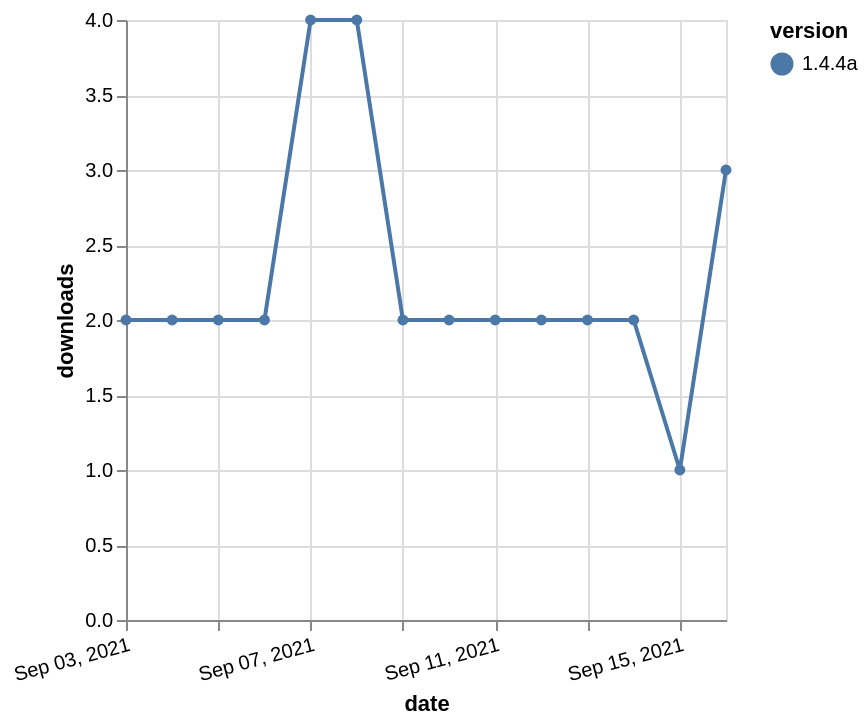

Source (Vega-Lite JSON):
### Vega-Lite specification from a JSON file in a GitHub repository (floating-point values rounded to 4 significant figures)
{"$schema": "https://vega.github.io/schema/vega-lite/v5.json", "description": "A simple bar chart with embedded data.", "data": {"values": [{"date": "2021-09-03", "total": 2574, "delta": 2, "version": "1.4.4a"}, {"date": "2021-09-04", "total": 2576, "delta": 2, "version": "1.4.4a"}, {"date": "2021-09-05", "total": 2578, "delta": 2, "version": "1.4.4a"}, {"date": "2021-09-06", "total": 2580, "delta": 2, "version": "1.4.4a"}, {"date": "2021-09-07", "total": 2584, "delta": 4, "version": "1.4.4a"}, {"date": "2021-09-08", "total": 2588, "delta": 4, "version": "1.4.4a"}, {"date": "2021-09-09", "total": 2590, "delta": 2, "version": "1.4.4a"}, {"date": "2021-09-10", "total": 2592, "delta": 2, "version": "1.4.4a"}, {"date": "2021-09-11", "total": 2594, "delta": 2, "version": "1.4.4a"}, {"date": "2021-09-12", "total": 2596, "delta": 2, "version": "1.4.4a"}, {"date": "2021-09-13", "total": 2598, "delta": 2, "version": "1.4.4a"}, {"date": "2021-09-14", "total": 2600, "delta": 2, "version": "1.4.4a"}, {"date": "2021-09-15", "total": 2601, "delta": 1, "version": "1.4.4a"}, {"date": "2021-09-16", "total": 2604, "delta": 3, "version": "1.4.4a"}]}, "width": "container", "mark": {"type": "line", "point": {"filled": true}}, "encoding": {"x": {"field": "date", "type": "temporal", "timeUnit": "yearmonthdate", "title": "date", "axis": {"labelAngle": -15}}, "y": {"field": "delta", "type": "quantitative", "title": "downloads"}, "color": {"field": "version", "type": "nominal"}, "tooltip": {"field": "delta"}}}
